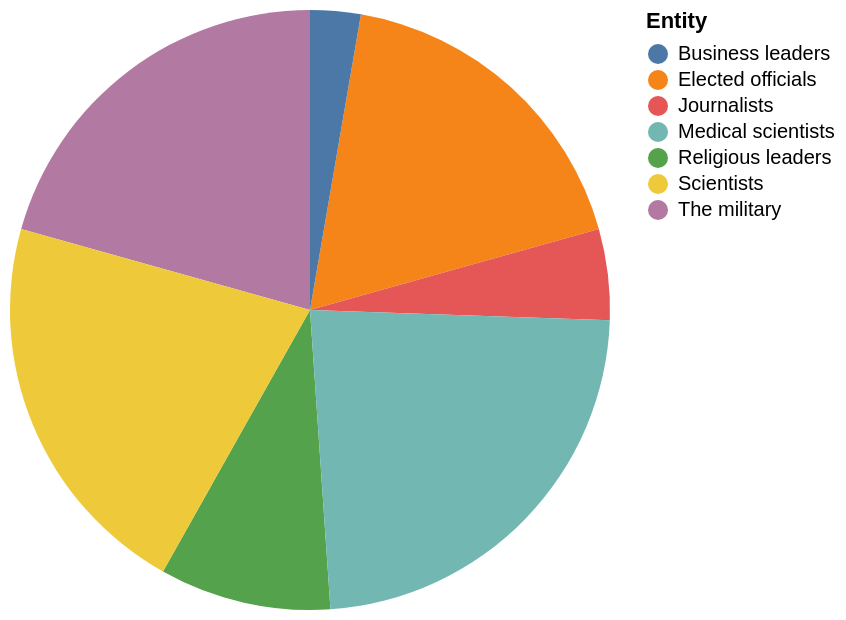

This figure's Vega-Lite source:
### Vega-Lite specification from a JSON file in a GitHub repository (floating-point values rounded to 4 significant figures)
{"$schema": "https://vega.github.io/schema/vega-lite/v5.json", "description": "Pie chart auto-generated from CSV", "data": {"values": [{"Entity": "Elected officials", "Great deal": "33", "Fair amount": "49", "Not too much": "14.0", "None at all": "0.0"}, {"Entity": "Business leaders", "Great deal": "5", "Fair amount": "43", "Not too much": "41.0", "None at all": "11.0"}, {"Entity": "Journalists", "Great deal": "9", "Fair amount": "39", "Not too much": "33.0", "None at all": "19.0"}, {"Entity": "Religious leaders", "Great deal": "17", "Fair amount": "46", "Not too much": "26.0", "None at all": "11.0"}, {"Entity": "The military", "Great deal": "38", "Fair amount": "45", "Not too much": "13.0", "None at all": "0.0"}, {"Entity": "Scientists", "Great deal": "39", "Fair amount": "48", "Not too much": "10.0", "None at all": "nan"}, {"Entity": "Medical scientists", "Great deal": "43", "Fair amount": "46", "Not too much": "nan", "None at all": "nan"}]}, "mark": "arc", "encoding": {"theta": {"field": "Great deal", "type": "quantitative"}, "color": {"field": "Entity", "type": "nominal"}}}
